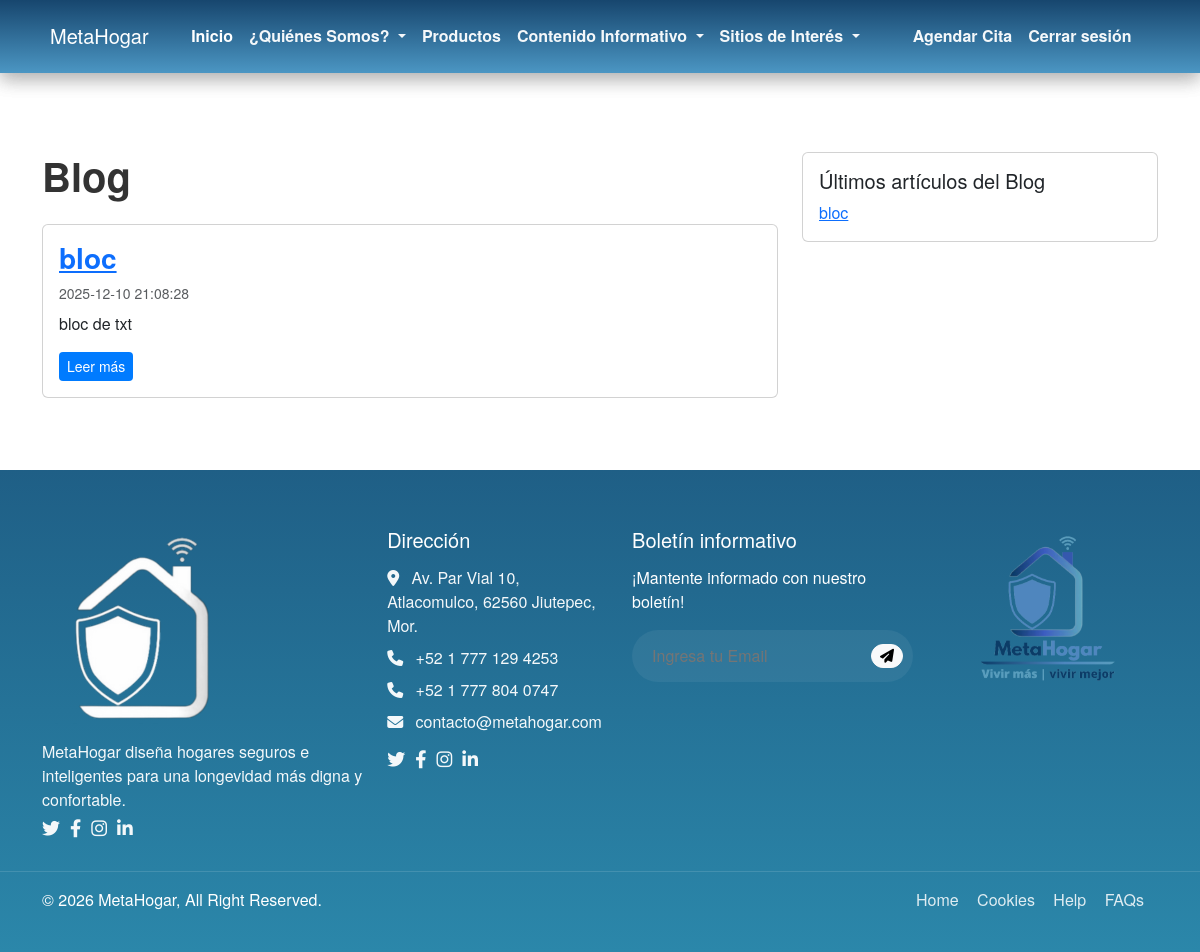
The page /public/blog.php (signed in) on the database its author committed.
### tables this page shows
CREATE TABLE `contenido` (
  `idContenido` int(11) NOT NULL,
  `Tipo` enum('NOTICIA','ARTICULO','BLOG','SITIO_INTERES') NOT NULL,
  `Titulo` varchar(200) NOT NULL,
  `Cuerpo` text NOT NULL,
  `AutorUsuario_id` int(11) DEFAULT NULL,
  `FechaPublicacion` datetime NOT NULL DEFAULT current_timestamp(),
  `Activo` tinyint(1) DEFAULT 1
);

### app/models/Contenido.php (called while the page is built, shortened)
<?php
class Contenido {
    public static function getAll($pdo) {
        $stmt = $pdo->query('SELECT idContenido, Tipo, Titulo, Cuerpo, FechaPublicacion, Activo FROM contenido ORDER BY FechaPublicacion DESC');
        return $stmt->fetchAll();
    }
}
?>

### public/blog.php (the view, shortened to what this page needs)
<?php
require_once __DIR__ . '/../app/config/db.php';
require_once __DIR__ . '/../app/models/Contenido.php';
require_once __DIR__ . '/partials/bs-navbar.php';
?>
<!doctype html>
<html lang="es">
<head>
    <link href="https://cdn.jsdelivr.net/npm/bootstrap@5.3.2/dist/css/bootstrap.min.css" rel="stylesheet">
    <link rel="stylesheet" href="assets/css/style.css">
    <link rel="stylesheet" href="assets/css/navbar.css">
    <link rel="stylesheet" href="assets/css/bs-navbar.css">
    <link rel="stylesheet" href="https://cdnjs.cloudflare.com/ajax/libs/font-awesome/6.4.0/css/all.min.css">
</head>
<body>
    <?php include __DIR__ . '/partials/bs-navbar.php'; ?>
<main class="container py-5 mt-4">
    <div class="row">
        <div class="col-lg-8">
            <?php
            $heading = 'Blog';
            ?>
            <h1 class="mb-4"><?= htmlspecialchars($heading) ?></h1>
            <?php
            $items = Contenido::getAll($pdo);
            foreach ($items as $it):
                $itemTipo = isset($it['Tipo']) ? strtoupper($it['Tipo']) : '';
                if ($itemTipo !== 'BLOG') continue;
            ?>
            <article class="card mb-4">
                <div class="card-body">
                    <h3 class="card-title"><a href="blog_post.php?id=<?= $it['idContenido'] ?>"><?= htmlspecialchars($it['Titulo']) ?></a></h3>
                    <div class="text-muted small mb-2"><?= htmlspecialchars($it['FechaPublicacion']) ?></div>
                    <p class="card-text">
                        <?php
                        $plain = strip_tags($it['Cuerpo'] ?? '');
                        if (mb_strlen($plain) > 320) {
                            echo htmlspecialchars(mb_substr($plain, 0, 320)) . '...';
                        } else {
                            echo htmlspecialchars($plain);
                        }
                        ?>
                    </p>
                    <a href="blog_post.php?id=<?= $it['idContenido'] ?>" class="btn btn-sm btn-primary">Leer más</a>
                </div>
            </article>
            <?php endforeach; ?>
        </div>
        <aside class="col-lg-4">
            <div class="card mb-4">
                <div class="card-body">
                    <h5>Últimos artículos del Blog</h5>
                    <ul class="list-unstyled mb-0">
                        <?php
                        foreach ($items as $it) {
                            $itemTipo = isset($it['Tipo']) ? strtoupper($it['Tipo']) : '';
                            if ($itemTipo !== 'BLOG') continue;
                            echo '<li><a href="blog_post.php?id=' . $it['idContenido'] . '">' . htmlspecialchars($it['Titulo']) . '</a></li>';
                        }
                        ?>
                    </ul>
                </div>
            </div>
        </aside>
    </div>
</main>
<?php require_once __DIR__ . '/includes/footer.php'; ?>
</body>
</html>

### public/assets/css/style.css (style rules this page uses)
body { font-family: 'Segoe UI', Arial, sans-serif; background-color: #f8f9fa; color: #333; }
h1, h2, h3, h4 { font-weight: 700; }
.btn-primary { background-color: #007bff; border: none; }
:root { --red: #e60000; --purple: #7b2ad1; --yellow: #fff176; --title-yellow: #ffe56b; --nav-height: 110px; --font-sans: "Helvetica Neue", Arial, Helvetica, sans-serif; }
* { box-sizing: border-box; }
body { margin: 0; font-family: var(--font-sans); background: #fff; }

### public/assets/css/navbar.css (style rules this page uses)
:root { --upe-red: #e60000; --upe-purple: #7b2ad1; --upe-title-yellow: #ffe56b; --upe-yellow-bg: #fff58a; --upe-header-height: 120px; --font-sans: "Helvetica Neue", Arial, Helvetica, sans-serif; --upe-z: 1050; }

### public/assets/css/bs-navbar.css (style rules this page uses)
html, body { margin: 0; padding: 0; }
.meta-navbar-root, html, body { width: 100%; margin: 0; padding: 0; }

### rows shown on the page
contenido: Titulo "bloc", FechaPublicacion "2025-12-10 21:08:28", Cuerpo "bloc de txt"

### other values the page prints
$heading "Blog"
